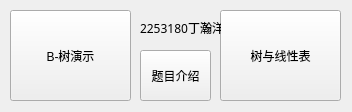
<?xml version="1.0" encoding="UTF-8"?>
<ui version="4.0">
 <class>Menu</class>
 <widget class="QWidget" name="Menu">
  <property name="geometry">
   <rect>
    <x>0</x>
    <y>0</y>
    <width>352</width>
    <height>112</height>
   </rect>
  </property>
  <property name="windowTitle">
   <string>Menu</string>
  </property>
  <widget class="QPushButton" name="BTreeButton">
   <property name="geometry">
    <rect>
     <x>10</x>
     <y>10</y>
     <width>121</width>
     <height>91</height>
    </rect>
   </property>
   <property name="contextMenuPolicy">
    <enum>Qt::DefaultContextMenu</enum>
   </property>
   <property name="text">
    <string>B-树演示</string>
   </property>
   <property name="iconSize">
    <size>
     <width>50</width>
     <height>50</height>
    </size>
   </property>
   <property name="checkable">
    <bool>false</bool>
   </property>
   <property name="checked">
    <bool>false</bool>
   </property>
   <property name="autoRepeat">
    <bool>false</bool>
   </property>
   <property name="autoDefault">
    <bool>false</bool>
   </property>
   <property name="default">
    <bool>false</bool>
   </property>
   <property name="flat">
    <bool>false</bool>
   </property>
  </widget>
  <widget class="QPushButton" name="TLButton">
   <property name="geometry">
    <rect>
     <x>220</x>
     <y>10</y>
     <width>121</width>
     <height>91</height>
    </rect>
   </property>
   <property name="text">
    <string>树与线性表</string>
   </property>
   <property name="iconSize">
    <size>
     <width>50</width>
     <height>50</height>
    </size>
   </property>
  </widget>
  <widget class="QPushButton" name="IntroButton">
   <property name="geometry">
    <rect>
     <x>140</x>
     <y>50</y>
     <width>71</width>
     <height>51</height>
    </rect>
   </property>
   <property name="font">
    <font>
     <family>黑体</family>
     <pointsize>9</pointsize>
    </font>
   </property>
   <property name="text">
    <string>题目介绍</string>
   </property>
   <property name="iconSize">
    <size>
     <width>15</width>
     <height>15</height>
    </size>
   </property>
  </widget>
  <widget class="QLabel" name="ID_Name">
   <property name="geometry">
    <rect>
     <x>140</x>
     <y>20</y>
     <width>81</width>
     <height>16</height>
    </rect>
   </property>
   <property name="font">
    <font>
     <family>黑体</family>
     <pointsize>9</pointsize>
    </font>
   </property>
   <property name="text">
    <string>2253180丁瀚洋</string>
   </property>
  </widget>
 </widget>
 <resources/>
 <connections/>
</ui>
